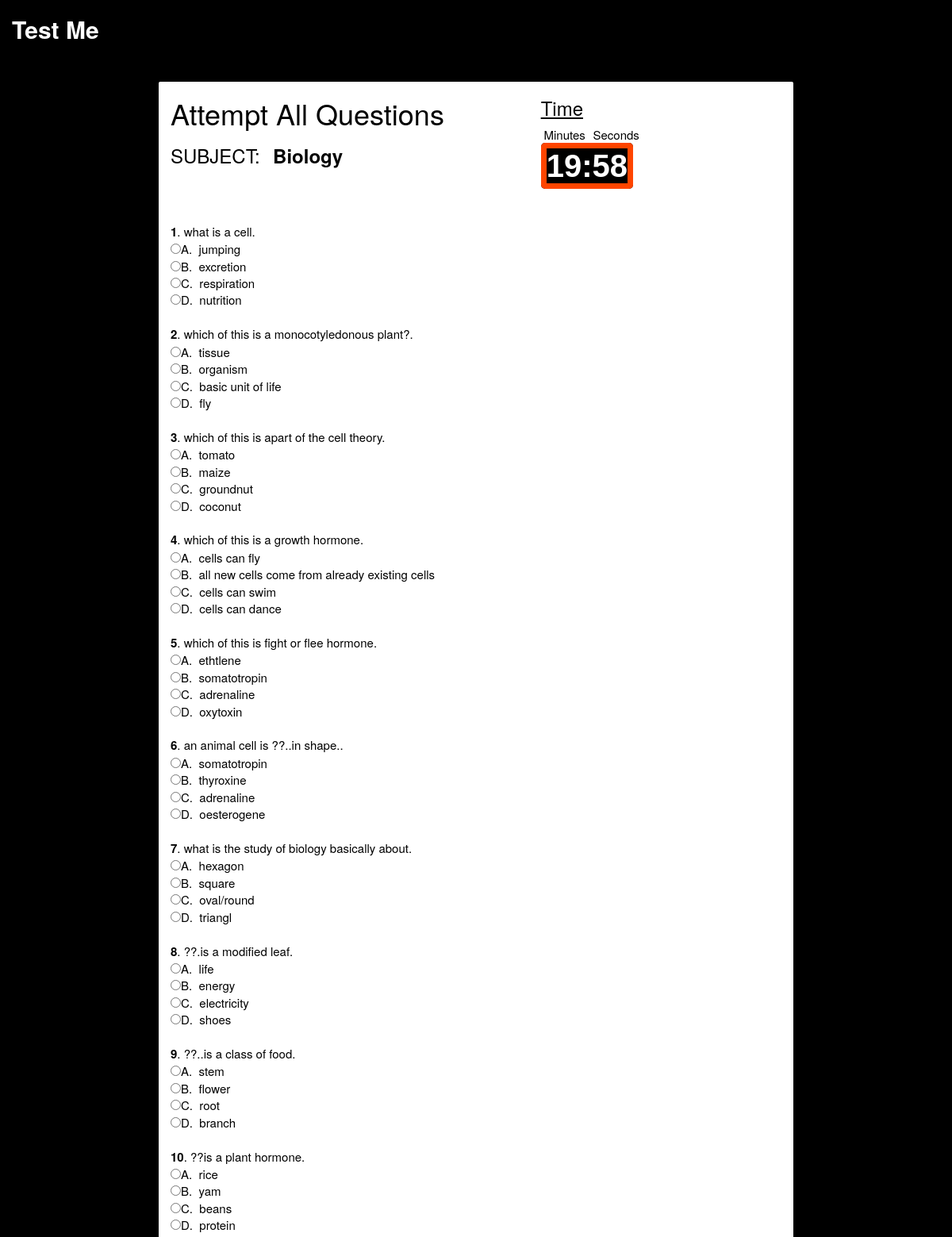
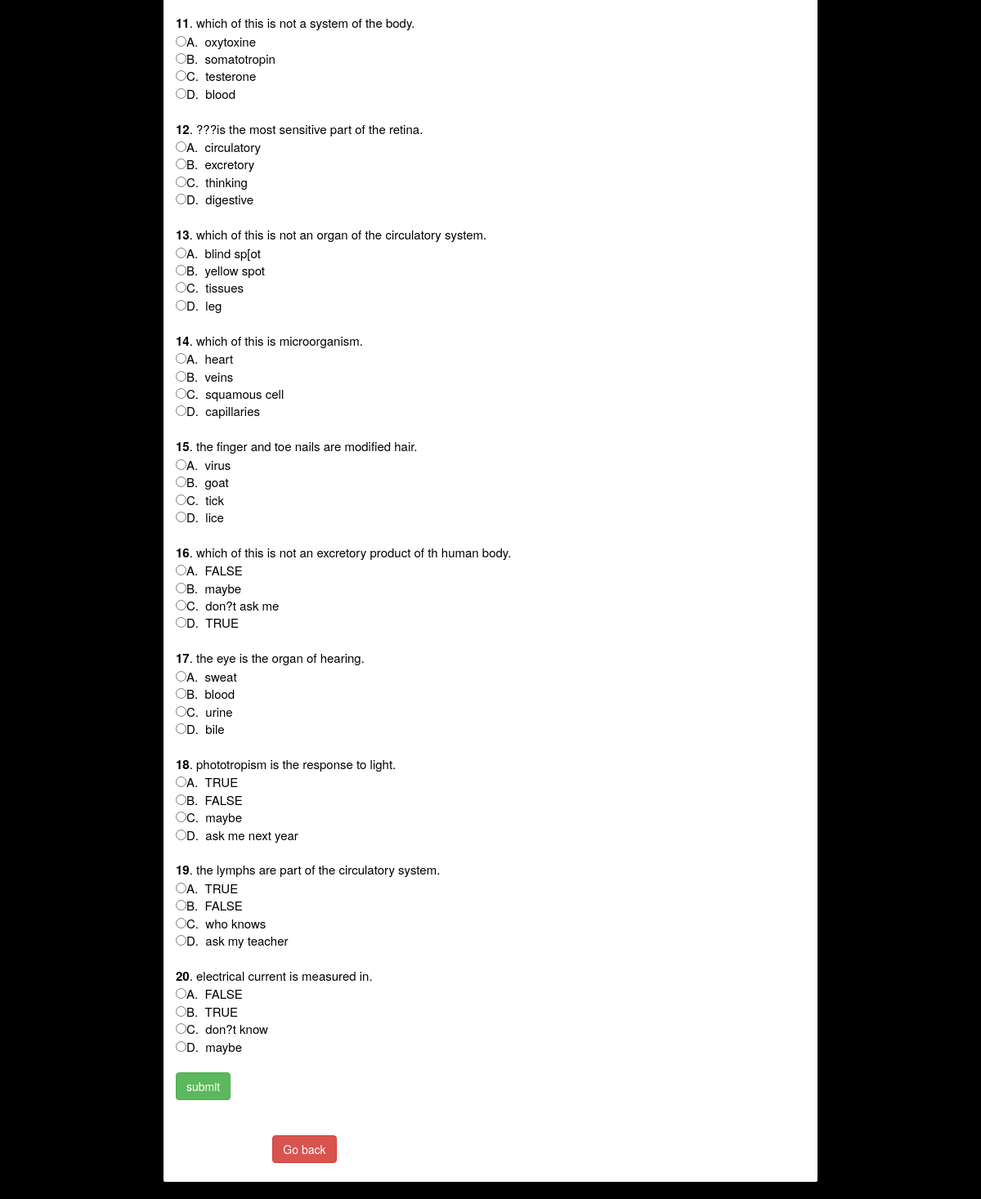
The app's page /subject1.php?jos=2 with its own data (2 pictures, top to bottom).
### tables this page shows
CREATE TABLE IF NOT EXISTS `subject` (
`id` int(11) NOT NULL,
  `name` varchar(200) NOT NULL
);

CREATE TABLE IF NOT EXISTS `questions` (
`id` int(11) NOT NULL,
  `question` text NOT NULL,
  `subject_id` int(11) unsigned NOT NULL,
  `option_a` text NOT NULL,
  `option_b` text NOT NULL,
  `option_c` text NOT NULL,
  `option_d` text NOT NULL,
  `answer` varchar(200) NOT NULL
);

### subject1.php (the view, shortened to what this page needs)
<?php
	$id=$_GET['jos'];
	$get_subj=mysql_query("SELECT * FROM subject WHERE id='$id' ")or die(mysql_error());
	$fetch_subj=mysql_fetch_array($get_subj) or die(mysql_error());
?>
<!DOCTYPE html>
<html>
<head>
    <link rel="stylesheet" type="text/css" href="./css/jquery.countdownTimer.css" />
	<link rel="stylesheet" type="text/css" href="css/bootstrap.css">
	<link rel="stylesheet" type="text/css" href="css/css.css">
	<link rel="stylesheet" type="text/css" href="font-awesome/css/font-awesome.css">
	<link rel="stylesheet" type="text/css" href="css/animate.css">
</head>
<body>
	<div class="container-fluid">
		<div class="row" id="header">
			<div class="col-md-3"><h2><b>Test Me</b></h2></div>
		</div>
		<br><br>
		<div class="row">
			<div class="col-md-2"></div>
			<div class="col-md-8 paper">
				<?php
					$subject=mysql_query("SELECT * FROM questions WHERE subject_id='$id' ")or die(mysql_error());
					$sn=1;
				?>
				<div class="row">
					<div class="col-md-7">
						<h1 class="project-item one animated fadeInRight">Attempt All Questions</h1>
						<h3>SUBJECT: <b><?php echo $fetch_subj['name']; ?></b></h3>
					</div>
					<div class="col-md-5">
						<h3><u>Time</u></h3>
                            <table style="border:0px;">
                                <tr>
                                    <td style="width:60px;text-align:center;">Minutes</td>
                                    <td style="width:70px;text-align:center;">Seconds</td>
                                </tr>
                                <tr>
                                    <td colspan="4"><span id="ms_timer"></span></td>
                                </tr>
                            </table>
					</div>
				</div>
				<br>
				 <br>
				 <?php
				 while ($row=mysql_fetch_array($subject))
					{
						echo "<b>".$sn."</b>" ."."." " .$row['question']."."."<br/>";
						?>
						<form method="POST" action="subject3.php">
							<input type="radio" name="ans[<?php echo $sn; ?>]" value="a" >A.&nbsp;&nbsp;<?php echo $row['option_a'];?>
							<br>
							<input type="radio" name="ans[<?php echo $sn; ?>]" value="b">B.&nbsp;&nbsp;<?php echo $row['option_b'];?>
							<br>
							<input type="radio" name="ans[<?php echo $sn; ?>]" value="c">C.&nbsp;&nbsp;<?php echo $row['option_c'];?>
							<br>
							<input type="radio" name="ans[<?php echo $sn; ?>]" value="d">D.&nbsp;&nbsp;<?php echo $row['option_d'];?>
							<br/><br/>
						<?php
						$sn=$sn +1;
					}
					?>
						<input type="submit" name="submit" value="submit" class="btn btn-success">
						<br/><br/><br/>
					</form>
					<div class="row">
						<div class="col-md-2"></div>
							<a href="subject_list.php"><span class="mycontact-social animated fadeInUp"><button class="btn btn-danger" id="but">Go back</span></button></a><br><br>
						</div>
						<div class="col-md-10" ></div>
					</div>
			</div>
			<div class="col-md-2" ></div>
		</div><br>
</body>
</html>

### css/css.css (style rules this page uses)
body { background-color: #000; color: #fff; }
#header { background-color: #000; height: auto; color: #fff; }
.paper { background-color: #fff; color:#000; border-radius: 2px; font-size: 15px; }
h3 { word-spacing: .4em; }

### records on screen
subject: name "Biology"
questions: question "what is a cell", option_a "jumping", option_b "excretion", option_c "respiration", option_d "nutrition"
questions: question "which of this is a monocotyledonous plant?", option_a "tissue", option_b "organism", option_c "basic unit of life", option_d "fly"
questions: question "which of this is apart of the cell theory", option_a "tomato", option_b "maize", option_c "groundnut", option_d "coconut"
questions: question "which of this is a growth hormone", option_a "cells can fly", option_b "all new cells come from already existing cells", option_c "cells can swim", option_d "cells can dance"
questions: question "which of this is fight or flee hormone", option_a "ethtlene", option_b "somatotropin", option_c "adrenaline", option_d "oxytoxin"
questions: question "an animal cell is ??..in shape.", option_a "somatotropin", option_b "thyroxine", option_c "adrenaline", option_d "oesterogene"
questions: question "what is the study of biology basically about", option_a "hexagon", option_b "square", option_c "oval/round", option_d "triangl"
questions: question "??.is a modified leaf", option_a "life", option_b "energy", option_c "electricity", option_d "shoes"
questions: question "??..is a class of food", option_a "stem", option_b "flower", option_c "root", option_d "branch"
questions: question "??is a plant hormone", option_a "rice", option_b "yam", option_c "beans", option_d "protein"
questions: question "which of this is not a system of the body", option_a "oxytoxine", option_b "somatotropin", option_c "testerone", option_d "blood"
questions: question "???is the most sensitive part of the retina", option_a "circulatory", option_b "excretory", option_c "thinking", option_d "digestive"
questions: question "which of this is not an organ of the circulatory system", option_a "blind sp[ot", option_b "yellow spot", option_c "tissues", option_d "leg"
questions: question "which of this is microorganism", option_a "heart", option_b "veins", option_c "squamous cell", option_d "capillaries"
questions: question "the finger and toe nails are modified hair", option_a "virus", option_b "goat", option_c "tick", option_d "lice"
questions: question "which of this is not an excretory product of th human body", option_a "FALSE", option_b "maybe", option_c "don?t ask me", option_d "TRUE"
questions: question "the eye is the organ of hearing", option_a "sweat", option_b "blood", option_c "urine", option_d "bile"
questions: question "phototropism is the response to light", option_a "TRUE", option_b "FALSE", option_c "maybe", option_d "ask me next year"
questions: question "the lymphs are part of the circulatory system", option_a "TRUE", option_b "FALSE", option_c "who knows", option_d "ask my teacher"
questions: question "electrical current is measured in", option_a "FALSE", option_b "TRUE", option_c "don?t know", option_d "maybe"
